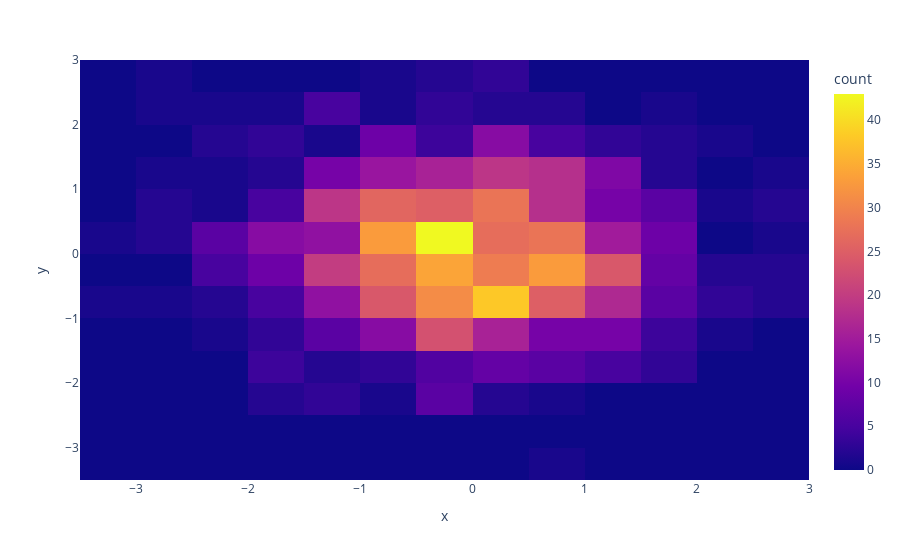

Write notebook code for a chart like this one.
### Code cell
px.density_heatmap(x=x,y=y)

### Figure 1 — Plotly figure (JSON) as saved in the notebook; plotly's stock layout.template omitted (floating-point values rounded to 4 significant figures; data arrays with more than 128 entries replaced by an {"elided": "..."} marker saying what was removed)
{"data": [{"coloraxis": "coloraxis", "hovertemplate": "x=%{x}<br>y=%{y}<br>count=%{z}<extra></extra>", "name": "", "type": "histogram2d", "x": {"elided": "1000 float values"}, "xaxis": "x", "xbingroup": "x", "y": {"elided": "1000 float values"}, "yaxis": "y", "ybingroup": "y"}], "layout": {"coloraxis": {"colorbar": {"title": {"text": "count"}}, "colorscale": [[0, "#0d0887"], [0.1111, "#46039f"], [0.2222, "#7201a8"], [0.3333, "#9c179e"], [0.4444, "#bd3786"], [0.5556, "#d8576b"], [0.6667, "#ed7953"], [0.7778, "#fb9f3a"], [0.8889, "#fdca26"], [1, "#f0f921"]]}, "legend": {"tracegroupgap": 0}, "margin": {"t": 60}, "xaxis": {"anchor": "y", "domain": [0, 1], "title": {"text": "x"}}, "yaxis": {"anchor": "x", "domain": [0, 1], "title": {"text": "y"}}}}
